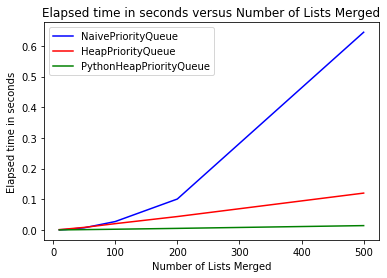

Reproduce this figure in Python.
from P3 import *
import matplotlib.pyplot as plt


x = [10, 20, 50, 100, 200, 500]
naive = timeit(pqclass = NaivePriorityQueue)
heap = timeit(pqclass = HeapPriorityQueue)
python_heap = timeit(pqclass = PythonHeapPriorityQueue)

plt.plot(x,naive, c = 'b', label = 'NaivePriorityQueue')
plt.plot(x,heap, c = 'r', label = 'HeapPriorityQueue')
plt.plot(x,python_heap, c = 'g', label = 'PythonHeapPriorityQueue')
plt.xlabel('Number of Lists Merged')
plt.ylabel('Elapsed time in seconds')
plt.title('Elapsed time in seconds versus Number of Lists Merged')
plt.legend()
plt.show()
